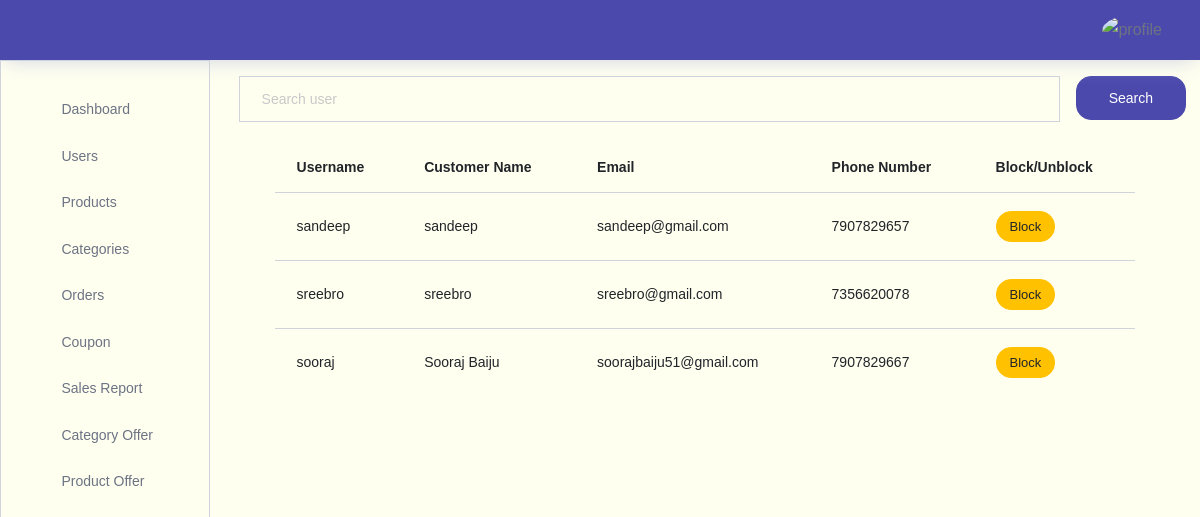
/storeadmin/users/ (signed in), run on an earlier commit of the app's database.
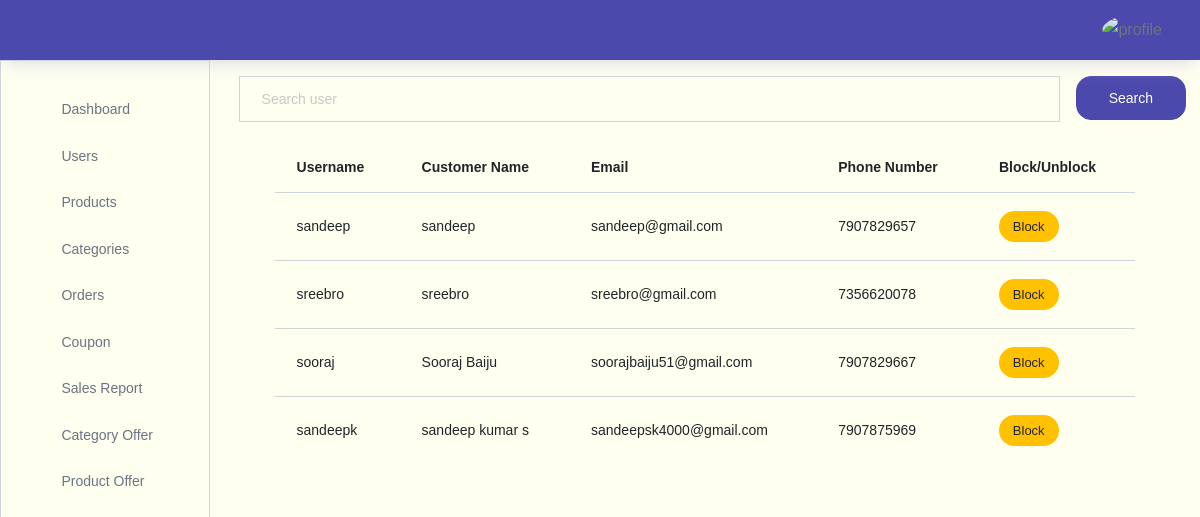
And on a later commit of the database.
### store/models.py (models this page shows)
class Customers(models.Model):
    username=models.CharField(max_length=200,unique=True)
    name=models.CharField(max_length=200)
    email=models.CharField(max_length=200)
    phonenumber=models.IntegerField(max_length=200)
    password=models.CharField(max_length=200)
    repassword=models.CharField(max_length=200)
    isblocked=models.BooleanField(default=False)

### storeadmin/views.py (the view)
# urls.py: path("users/",views.users,name="admin_users"),
@never_cache
def users(request):
    if "adminname" in request.session:
        datas=Customers.objects.all()
        if request.method=="POST":
            enteredname=request.POST.get("searchitem")
            datas = Customers.objects.filter(username__icontains=enteredname)
            return render(request,"storeadmin/users/users.html",{"datas":datas})
        return render(request,"storeadmin/users/users.html",{"datas":datas})
    else:
        return redirect(adminsignin)

### storeadmin/templates/storeadmin/users/users.html (shortened to what this page needs)
{% extends 'storeadmin/index.html' %}
{% block content %}
<div class="container">
  <div class="container">
    <form action="" method="POST">{% csrf_token %}
      <div class="input-group">
        <input style="background-color:#FFFFF0
        ;" type="text" name="searchitem" class="form-control mt-3" id="navbar-search-input" placeholder="Search user" aria-label="search" aria-describedby="search">
        <div>
          <button  type="submit" class="btn btn-primary btn-block mt-3 ml-3">Search</button>
        </div>
      </div>
    </form>
  </div>
  <div style="background-color:#FFFFF0
  ;" class="container">
    <div class="col-lg-12 grid-margin stretch-card">
      <div class="card">
        <div style="background-color:#FFFFF0
        ;" class="card-body">
          <div style="background-color:#FFFFF0
          ;" class="table-responsive">
            <table class="table table-hover">
              <thead>
                <tr>
                  <th>Username</th>
                  <th>Customer Name</th>
                  <th>Email</th>
                  <th>Phone Number</th>
                  <th>Block/Unblock</th>
                </tr>
              </thead>
              <tbody>
                {% for item in datas  %}
                <tr>
                  <td>{{item.username}}</td>
                  <td>{{item.name}}</td>
                  <td>{{item.email}}</td>
                  <td>{{item.phonenumber}}</td>
                  <td>
                    {% if item.isblocked %}
                    <a href="{% url 'admin_unblockuser' item.id %}" class="btn btn-success btn-sm">Unblock</a>
                    {% else %}
                    <a href="{% url 'admin_blockuser' item.id %}" class="btn btn-warning btn-sm">Block</a>
                    {% endif %}
                  </td>
                </tr>
                {% endfor %}
              </tbody>
            </table>
          </div>
        </div>
      </div>
    </div>
  </div>
</div>
{% endblock content %}

What changed in the data, as far as the page shows it:
added Customers: username "sandeepk", name "sandeep kumar s", email "sandeepsk4000@gmail.com", phonenumber "7907875969", isblocked "Block"
